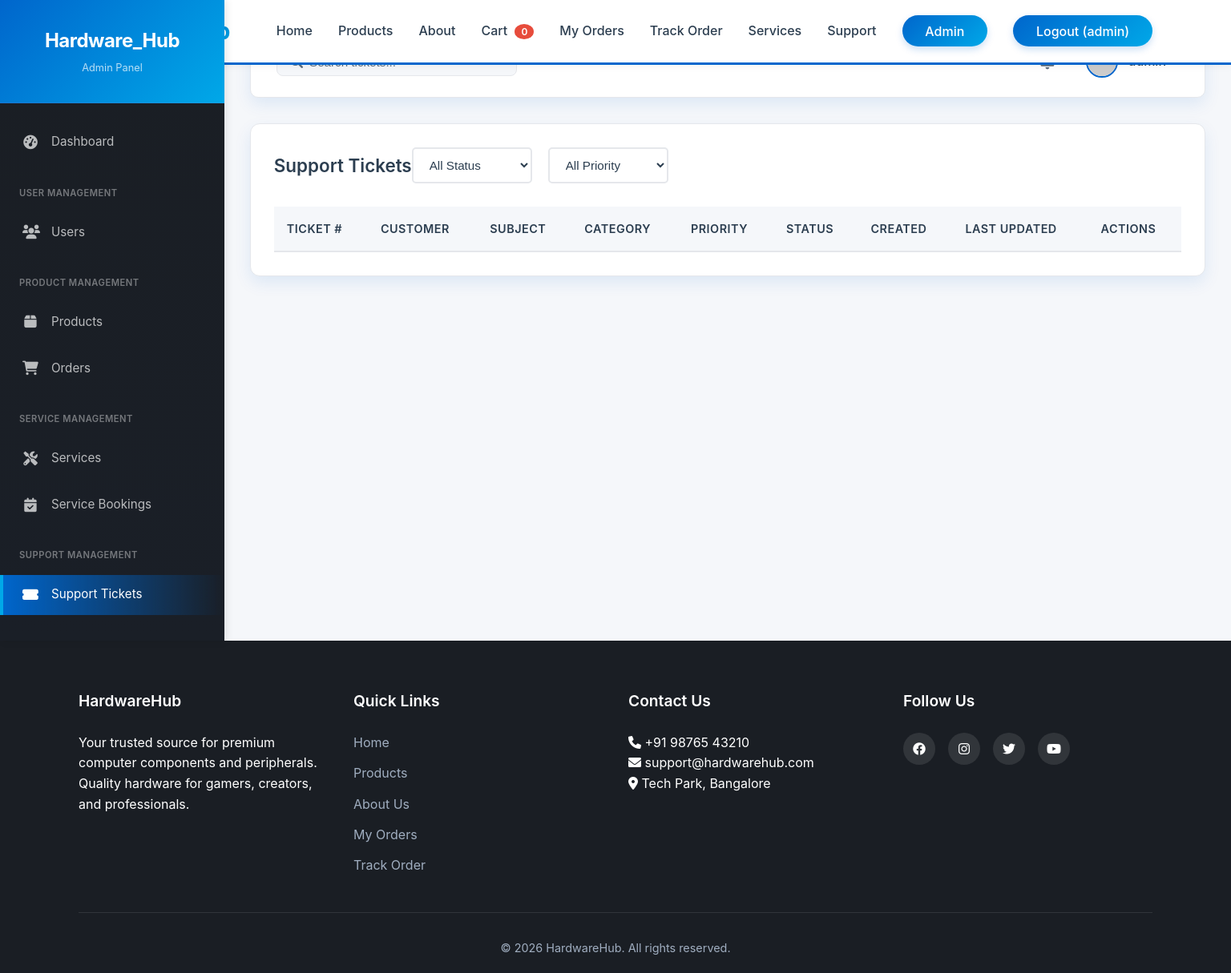
/admin/tickets (signed in), run on an earlier commit of the app's database.
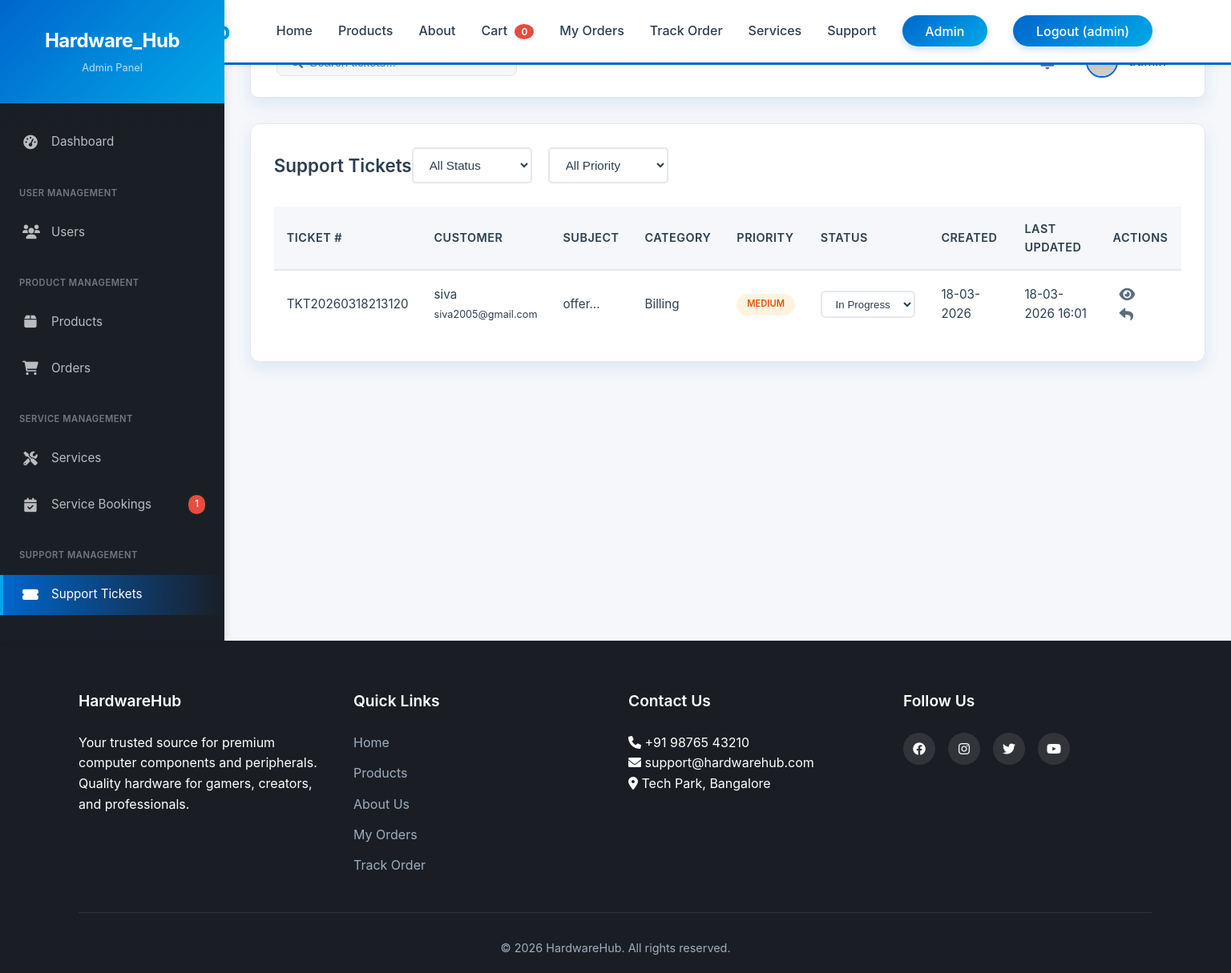
And on a later commit of the database.
### app.py (models this page shows, shortened)
class SupportTicket(db.Model):
    id = db.Column(db.Integer, primary_key=True)
    ticket_number = db.Column(db.String(20), unique=True, nullable=False)
    user_id = db.Column(db.Integer, db.ForeignKey('user.id'), nullable=False)
    subject = db.Column(db.String(200), nullable=False)
    category = db.Column(db.String(50), nullable=False)
    priority = db.Column(db.String(20), default='medium')
    message = db.Column(db.Text, nullable=False)
    status = db.Column(db.String(20), default='open')
    attachment = db.Column(db.String(200))
    created_at = db.Column(db.DateTime, default=datetime.utcnow)
    updated_at = db.Column(db.DateTime, default=datetime.utcnow, onupdate=datetime.utcnow)
    resolved_at = db.Column(db.DateTime)
    replies = db.relationship('TicketReply', backref='ticket', cascade='all, delete-orphan')

class User(UserMixin, db.Model):
    id = db.Column(db.Integer, primary_key=True)
    username = db.Column(db.String(80), unique=True, nullable=False)
    email = db.Column(db.String(120), unique=True, nullable=False)
    password_hash = db.Column(db.String(200), nullable=False)
    phone = db.Column(db.String(15))
    address = db.Column(db.Text)
    is_admin = db.Column(db.Boolean, default=False)
    created_at = db.Column(db.DateTime, default=datetime.utcnow)
    orders = db.relationship('Order', backref='user', lazy=True)
    service_bookings = db.relationship('ServiceBooking', backref='user', lazy=True)
    support_tickets = db.relationship('SupportTicket', backref='user', lazy=True)

### app.py (the view)
@app.route('/admin/tickets')
@login_required
@admin_required
def admin_tickets():
    tickets = SupportTicket.query.order_by(SupportTicket.created_at.desc()).all()
    open_tickets_count = SupportTicket.query.filter_by(status='open').count()
    unread_bookings_count = ServiceBooking.query.filter_by(status='pending').count()
    return render_template('admin/tickets.html', tickets=tickets,
                         open_tickets_count=open_tickets_count,
                         unread_bookings_count=unread_bookings_count)

### app.py (called while the page is built)
def admin_required(f):
    @wraps(f)
    def decorated_function(*args, **kwargs):
        if not current_user.is_authenticated or not current_user.is_admin:
            flash('You need admin privileges to access this page.', 'danger')
            return redirect(url_for('index'))
        return f(*args, **kwargs)
    return decorated_function

@login_manager.user_loader
def load_user(user_id):
    return User.query.get(int(user_id))

### templates/admin/tickets.html (shortened to what this page needs)
{% extends "base.html" %}
{% block extra_css %}
<link rel="stylesheet" href="{{ url_for('static', filename='css/admin.css') }}">
{% endblock %}
{% block content %}
<div class="admin-container">
    {% include 'admin/sidebar.html' %}
    <main class="admin-main">
        <div class="admin-top-bar">
            <div class="admin-search">
            </div>
            <div class="admin-user">
                <div class="admin-notifications">
                    <span class="notification-badge">{{ open_tickets_count }}</span>
                </div>
                <div class="admin-profile">
                    <span>{{ current_user.username }}</span>
                </div>
            </div>
        </div>
        <div class="admin-table-container">
            <div class="admin-table-header">
                <h2>Support Tickets</h2>
                <div class="filter-group">
                    <select id="statusFilter" style="width: 150px; margin-right: 10px;">
                        <option value="all">All Status</option>
                    </select>
                    <select id="priorityFilter" style="width: 150px;">
                        <option value="all">All Priority</option>
                    </select>
                </div>
            </div>
            <table class="admin-table" id="ticketsTable">
                <thead>
                    <tr>
                        <th>Ticket #</th>
                        <th>Customer</th>
                        <th>Subject</th>
                        <th>Category</th>
                        <th>Priority</th>
                        <th>Status</th>
                        <th>Created</th>
                        <th>Last Updated</th>
                        <th>Actions</th>
                    </tr>
                </thead>
                <tbody>
                    {% for ticket in tickets %}
                    <tr data-status="{{ ticket.status }}" data-priority="{{ ticket.priority }}">
                        <td>{{ ticket.ticket_number }}</td>
                        <td>{{ ticket.user.username }}<br><small>{{ ticket.user.email }}</small></td>
                        <td>{{ ticket.subject[:50] }}...</td>
                        <td>{{ ticket.category }}</td>
                        <td>
                            <span class="priority-badge priority-{{ ticket.priority }}">
                                {{ ticket.priority|upper }}
                            </span>
                        </td>
                        <td>
                            <select class="status-select" data-ticket-id="{{ ticket.id }}" onchange="updateTicketStatus(this)">
                                <option value="in-progress" {% if ticket.status == 'in-progress' %}selected{% endif %}>In Progress</option>
                            </select>
                        </td>
                        <td>{{ ticket.created_at.strftime('%d-%m-%Y') }}</td>
                        <td>{{ ticket.updated_at.strftime('%d-%m-%Y %H:%M') }}</td>
                        <td>
                            <a href="{{ url_for('ticket_detail', ticket_id=ticket.id) }}" class="action-icon view" title="View">
                                <i class="fas fa-eye"></i>
                            </a>
                            <i class="fas fa-reply action-icon" onclick="replyToTicket('{{ ticket.ticket_number }}')" title="Reply"></i>
                        </td>
                    </tr>
                    {% endfor %}
                </tbody>
            </table>
        </div>
    </main>
</div>
{% endblock %}

What changed in the data, as far as the page shows it:
added SupportTicket: ticket_number "TKT20260318213120", user.username "siva", user.email "siva2005@gmail.com", subject "offer", category "Billing", priority "MEDIUM", status+id "In Progress", created_at "18-03-2026", updated_at "18-03-2026 16:01"
Also different on the page:
{{ unread_bookings_count }}: (not shown) → "1"
